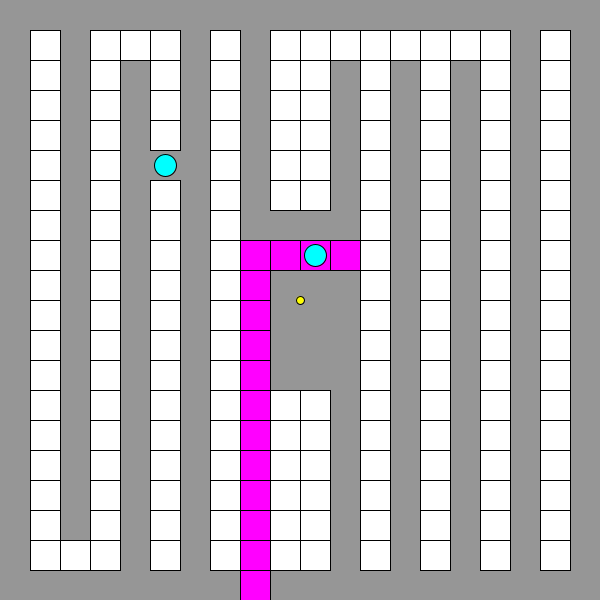
Frame 1 (no input)
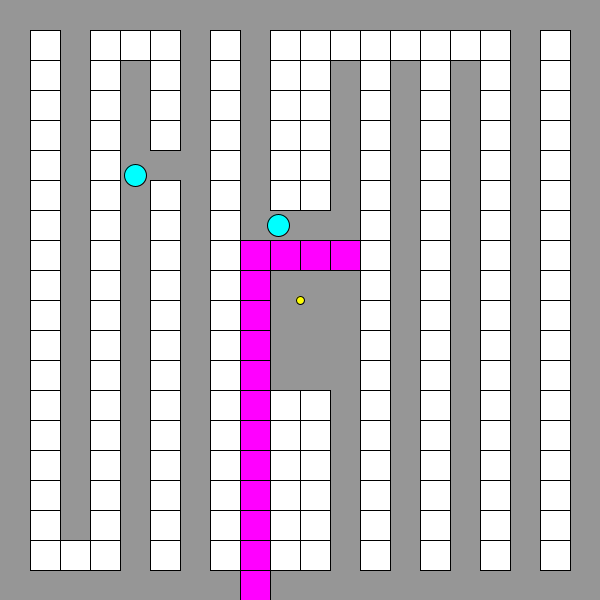
Frame 60 (the mouse pressed at the canvas centre just before this capture)
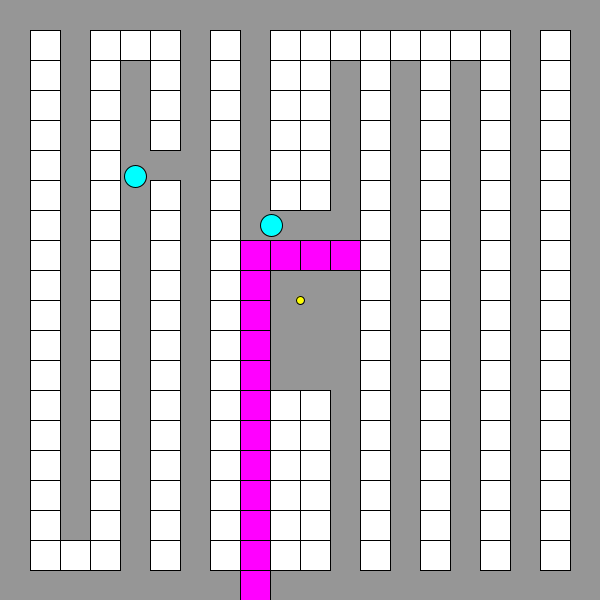
Frame 120 (the mouse held since frame 60 and released just before this capture)

The Processing sketch that drew these frames (run headless with seeded random() and noise(); from frame 60 on, the mouse is pressed at the canvas centre):

// Processing sketch: week14_4_create_item
// ── week14_4_create_item.pde
class Bomb{
  int gx,gy;
  int startTime;
  boolean playerLeft = false;
}
class Fire{
  int gx,gy;
  int startTime;
}
class Enemy {
  int gx, gy;        
  int dir;           
  int moveTime;      
  boolean alive = true;

  
  int startTime;     
  int startGX, startGY; 
  int targetGX, targetGY;
  boolean moving = false;

  Enemy(int gx, int gy) {
    this.gx = gx;
    this.gy = gy;
    pickRandomDir();
    moveTime = millis() + 300;
  }

  void pickRandomDir() {
    dir = int(random(4));
  }

  void update() {
    if (!alive) return;


    if (moving) {
      float t = (millis() - startTime) / 300.0;
      if (t >= 1) {
        gx = targetGX;
        gy = targetGY;
        moving = false;
      }
      return;
    }

    if (millis() < moveTime) return;
    moveTime = millis() + 300;

    pickRandomDir();
    int nx = gx;
    int ny = gy;
    
    if (dir == 0) nx++;
    if (dir == 1) nx--;
    if (dir == 2) ny++;
    if (dir == 3) ny--;

    if (nx < 0 || nx >= 20 || ny < 0 || ny >= 20 || walls[nx][ny] != 0) {
      pickRandomDir();
      return;
    }

    startTime = millis();
    startGX = gx;
    startGY = gy;
    targetGX = nx;
    targetGY = ny;
    moving = true;
  }

  void show() {
    if (!alive) return;

    float px = gx * 30 + 15;
    float py = gy * 30 + 15;

    if (moving) {
      float t = (millis() - startTime) / 300.0;
      t = constrain(t, 0, 1);
      px = lerp(startGX * 30 + 15, targetGX * 30 + 15, t);
      py = lerp(startGY * 30 + 15, targetGY * 30 + 15, t);
    }

    fill(0, 255, 255);
    ellipse(px, py, 22, 22);
  }
}
int maxBombs = 1;         
int playerMoveDelay = 40;  
int lastMoveTime = 0;     
int[][] items = new int[20][20];  
// 0: 沒道具
// 1: 炸彈數量+1
// 2: 爆炸範圍+1
// 3: 移動速度提升

int PlayerX,PlayerY,dx=0,dy=0,BlockX,BlockY;
ArrayList<Bomb>bombs = new ArrayList<Bomb>();
ArrayList<Fire>fires = new ArrayList<Fire>();
ArrayList<Enemy>enemies = new ArrayList<Enemy>();
int [][] walls = {  
  {0, 0, 0, 0, 0, 0, 0, 0, 0, 0, 0, 0, 0, 0, 0, 0, 0, 0, 0, 0}, 
  {0, 1, 1, 1, 1, 1, 1, 1, 1, 1, 1, 1, 1, 1, 1, 1, 1, 1, 1, 0},
  {0, 0, 0, 0, 0, 0, 0, 0, 0, 0, 0, 0, 0, 0, 0, 0, 0, 0, 1, 0},
  {0, 1, 1, 1, 1, 1, 1, 1, 1, 1, 1, 1, 1, 1, 1, 1, 1, 1, 1, 0}, 
  {0, 1, 0, 0, 0, 0, 0, 0, 0, 0, 0, 0, 0, 0, 0, 0, 0, 0, 0, 0}, 
  {0, 1, 1, 1, 1, 0, 1, 1, 1, 1, 1, 1, 1, 1, 1, 1, 1, 1, 1, 0}, 
  {0, 0, 0, 0, 0, 0, 0, 0, 0, 0, 0, 0, 0, 0, 0, 0, 0, 0, 0, 0}, 
  {0, 1, 1, 1, 1, 1, 1, 1, 1, 1, 1, 1, 1, 1, 1, 1, 1, 1, 1, 0},
  {0, 0, 0, 0, 0, 0, 0, 0, 3, 3, 3, 3, 3, 3, 3, 3, 3, 3, 3, 3}, 
  {0, 1, 1, 1, 1, 1, 1, 0, 3, 0, 0, 0, 0, 1, 1, 1, 1, 1, 1, 0}, 
  {0, 1, 1, 1, 1, 1, 1, 0, 3, 0, 0, 0, 0, 1, 1, 1, 1, 1, 1, 0}, 
  {0, 1, 0, 0, 0, 0, 0, 0, 3, 0, 0, 0, 0, 0, 0, 0, 0, 0, 0, 0}, 
  {0, 1, 1, 1, 1, 1, 1, 1, 1, 1, 1, 1, 1, 1, 1, 1, 1, 1, 1, 0}, 
  {0, 1, 0, 0, 0, 0, 0, 0, 0, 0, 0, 0, 0, 0, 0, 0, 0, 0, 0, 0},
  {0, 1, 1, 1, 1, 1, 1, 1, 1, 1, 1, 1, 1, 1, 1, 1, 1, 1, 1, 0}, 
  {0, 1, 0, 0, 0, 0, 0, 0, 0, 0, 0, 0, 0, 0, 0, 0, 0, 0, 0, 0},
  {0, 1, 1, 1, 1, 1, 1, 1, 1, 1, 1, 1, 1, 1, 1, 1, 1, 1, 1, 0}, 
  {0, 0, 0, 0, 0, 0, 0, 0, 0, 0, 0, 0, 0, 0, 0, 0, 0, 0, 0, 0}, 
  {0, 1, 1, 1, 1, 1, 1, 1, 1, 1, 1, 1, 1, 1, 1, 1, 1, 1, 1, 0}, 
  {0, 0, 0, 0, 0, 0, 0, 0, 0, 0, 0, 0, 0, 0, 0, 0, 0, 0, 0, 0},
};
void checkplayerleave(){
  int pgx=PlayerX/30;
  int pgy=PlayerY/30;
  for(Bomb b:bombs){
    if(b.gx!=pgx||b.gy!=pgy)b.playerLeft=true;
  }
}
void placebomb(){
  if (bombs.size() >= maxBombs) return;
  Bomb b = new Bomb();
  b.gx=PlayerX/30;
  b.gy=PlayerY/30;
  b.startTime = millis();
  walls[b.gx][b.gy]=2;
  bombs.add(b);
}
void updateBombs(){
  for(int i=bombs.size()-1;i>=0;i--){
    Bomb b = bombs.get(i);
    if(millis()-b.startTime>=2000){
      explode(b.gx,b.gy);
      bombs.remove(i);
    }
  }
}
void showfires(){
  //noStroke();
  fill(255, 150, 0, 180);
  for(Fire f:fires){
    rect(f.gx*30,f.gy*30,30,30);
  }
}
void updateFires(){
  for(int i=fires.size()-1;i>=0;i--){
    Fire f = fires.get(i);
    if(millis()-f.startTime>=200){
      fires.remove(i);
    }
  }
  int PlayerGx = PlayerX/30;
  int PlayerGy = PlayerY/30;
  for(Fire f:fires){
    if(f.gx==PlayerGx&&f.gy==PlayerGy){
      println("GameOver");
      noLoop();
    }
  }
  for(Enemy e:enemies){
    if(!e.alive)continue;
    for(Fire f:fires){
      if(e.gx==f.gx&&e.gy==f.gy){
        e.alive=false;
      }
    }
  }
}
int r=2;
void explode(int gx,int gy){
  walls[gx][gy] = 0;
  int [][]dir = {{1,0},{0,1},{-1,0},{0,-1}};
    for(int[]d:dir){
      for(int i=0;i<=r;i++){
        Fire f=new Fire();
        int nx=gx+d[0]*i;
        int ny=gy+d[1]*i;
        if(nx < 0 || nx >= 20 || ny < 0 || ny >= 20) break;
        if(walls[nx][ny]==1)break;
        f.gx=nx;
        f.gy=ny;
        f.startTime=millis();
        fires.add(f);
        if(walls[nx][ny]==3){
          walls[nx][ny]=0;
          maybeSpawnItem(nx, ny);
          break;
        }
      }
    }
}
void checkEnemyHitPlayer(){
  int playerGX = PlayerX / 30;
  int playerGY = PlayerY / 30;

  for(Enemy e : enemies){
    if(!e.alive) continue;

    if(e.gx == playerGX && e.gy == playerGY){
      println("Player killed by enemy!");
      noLoop();  
    }
  }
}
void maybeSpawnItem(int gx, int gy){
  float r = random(1);  

  if (r < 0.5) {
    float t = random(1);
    if (t < 0.33)      items[gx][gy] = 1;  // 炸彈+1
    else if (t < 0.66) items[gx][gy] = 2;  // 範圍+1
    else               items[gx][gy] = 3;  // 移動速度提升
  }
}
void showItems(){
  for (int i = 0; i < 20; i++){
    for (int j = 0; j < 20; j++){
      if (items[i][j] == 0) continue;

      if (items[i][j] == 1) fill(0, 255, 0);      // 綠：炸彈+1
      if (items[i][j] == 2) fill(0, 0, 255);      // 藍：範圍+1
      if (items[i][j] == 3) fill(255, 165, 0);    // 橘：移動速度+

      ellipse(i*30 + 15, j*30 + 15, 18, 18);
    }
  }
}
void pickupItems(){
  int pgx = PlayerX / 30;
  int pgy = PlayerY / 30;

  if (pgx < 0 || pgx >= 20 || pgy < 0 || pgy >= 20) return;

  int item = items[pgx][pgy];
  if (item == 0) return;

  if (item == 1) {
    maxBombs++;
    println("Get item: bomb+1, maxBombs = " + maxBombs);
  } 
  else if (item == 2) {
    r++;  // 炸彈範圍+1
    println("Get item: range+1, r = " + r);
  }
  else if (item == 3) {
    playerMoveDelay -= 5;          // 移動間隔 -50ms
    if (playerMoveDelay < 30) playerMoveDelay = 30;  // 不要太快
    println("Get item: speed up, moveDelay = " + playerMoveDelay + " ms");
  }

  items[pgx][pgy] = 0;  // 拿走道具
}


void setup(){
  size(600,600);
  PlayerX=300;
  PlayerY=300;
  enemies.add(new Enemy(5, 5));
  enemies.add(new Enemy(10, 8));
}
void draw(){
  BlockX=(PlayerX+dx)/30;
  BlockY=(PlayerY+dy)/30;
  checkplayerleave();
  updateBombs();
  updateFires();
  for (Enemy e : enemies) e.update();
  background(150);
  for(int i=0; i<20; i++){  
    for(int j=0; j<20; j++){ 
      if(walls[i][j]==1){
        fill(255);
        rect(i*30, j*30, 30, 30);
       }
       if(walls[i][j]==2){
        fill(255,255,0);
        rect(i*30, j*30, 30, 30);
       }
       if(walls[i][j]==3){
        fill(255,0,255);
        rect(i*30, j*30, 30, 30);
       }
      }
     }
   showfires();
   showItems(); 
  boolean canmove = false;
if (PlayerX+dx>=0 && PlayerX+dx<=599 &&
    PlayerY+dy>=0 && PlayerY+dy<=599 &&
    walls[BlockX][BlockY]==0) {
  canmove = true;
}
for (Bomb b : bombs) {
  if (b.gx==BlockX && b.gy==BlockY && b.playerLeft==false) canmove = true;
}

if (canmove && millis() - lastMoveTime >= playerMoveDelay) {
  PlayerX += dx;
  PlayerY += dy;
  lastMoveTime = millis();
}

pickupItems();  // 走完再撿道具

  pickupItems(); 
  for (Enemy e : enemies) e.show();
  fill(255,255,0);
  ellipse(PlayerX,PlayerY,8,8);
}
void keyPressed(){
  if(keyCode==LEFT)dx=-3;
  if(keyCode==RIGHT)dx=3;
  if(keyCode==UP)dy=-3;
  if(keyCode==DOWN)dy=3;
  if(keyCode==' ')placebomb();
}
void keyReleased(){
  if(keyCode==LEFT)dx=0;
  if(keyCode==RIGHT)dx=0;
  if(keyCode==UP)dy=0;
  if(keyCode==DOWN)dy=0;
}
